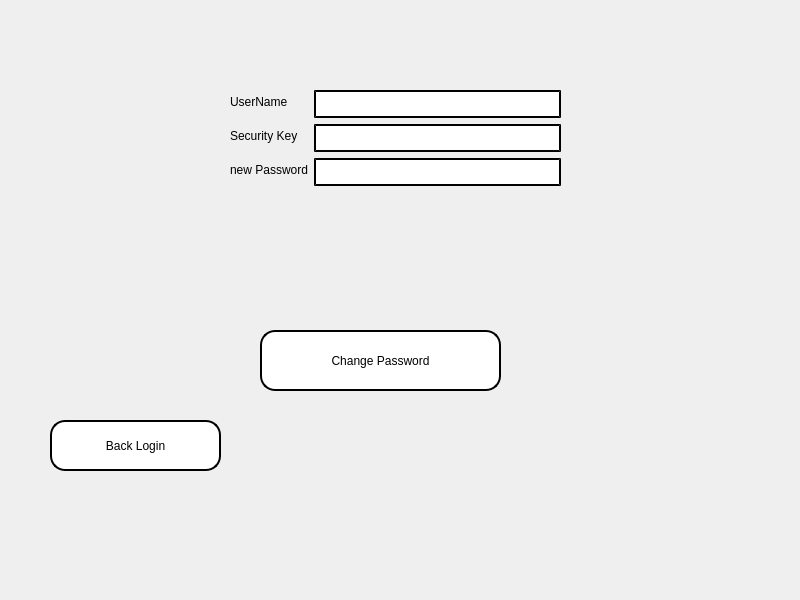
<?xml version="1.0" encoding="UTF-8"?>
<ui version="4.0">
 <class>forgetPassword</class>
 <widget class="QMainWindow" name="forgetPassword">
  <property name="geometry">
   <rect>
    <x>0</x>
    <y>0</y>
    <width>800</width>
    <height>600</height>
   </rect>
  </property>
  <property name="windowTitle">
   <string>MainWindow</string>
  </property>
  <property name="styleSheet">
   <string notr="true">color:rgb(255, 0, 0) ;
font: italic 14pt &quot;Segoe UI&quot;;
</string>
  </property>
  <widget class="QWidget" name="centralwidget">
   <widget class="QWidget" name="formLayoutWidget">
    <property name="geometry">
     <rect>
      <x>230</x>
      <y>90</y>
      <width>331</width>
      <height>211</height>
     </rect>
    </property>
    <layout class="QFormLayout" name="formLayout">
     <item row="0" column="1">
      <widget class="QLineEdit" name="userLine">
       <property name="styleSheet">
        <string notr="true">
background-color:rgb(255, 255, 255);
color:rgb(0, 0, 0);
font: 16pt &quot;Segoe UI&quot;;    border-style: outset;
    border-width: 2px;
    border-radius: 15px; 
    border-color: black;
    padding: 4px;</string>
       </property>
      </widget>
     </item>
     <item row="4" column="0">
      <widget class="QLabel" name="label_2">
       <property name="text">
        <string/>
       </property>
      </widget>
     </item>
     <item row="0" column="0">
      <widget class="QLabel" name="label">
       <property name="styleSheet">
        <string notr="true">color:rgb(0, 0, 0);
font: 16pt &quot;Segoe UI&quot;;</string>
       </property>
       <property name="text">
        <string>UserName</string>
       </property>
      </widget>
     </item>
     <item row="1" column="0">
      <widget class="QLabel" name="label_3">
       <property name="styleSheet">
        <string notr="true">color:rgb(0, 0, 0);
font: 16pt &quot;Segoe UI&quot;;</string>
       </property>
       <property name="text">
        <string>Security Key</string>
       </property>
      </widget>
     </item>
     <item row="1" column="1">
      <widget class="QLineEdit" name="SkeyLine">
       <property name="styleSheet">
        <string notr="true">
background-color:rgb(255, 255, 255);
color:rgb(0, 0, 0);
font: 16pt &quot;Segoe UI&quot;;    border-style: outset;
    border-width: 2px;
    border-radius: 15px; 
    border-color: black;
    padding: 4px;</string>
       </property>
      </widget>
     </item>
     <item row="3" column="0">
      <widget class="QLabel" name="label_4">
       <property name="styleSheet">
        <string notr="true">color:rgb(0, 0, 0);
font: 16pt &quot;Segoe UI&quot;;</string>
       </property>
       <property name="text">
        <string>new Password</string>
       </property>
      </widget>
     </item>
     <item row="3" column="1">
      <widget class="QLineEdit" name="NPassLine">
       <property name="styleSheet">
        <string notr="true">
background-color:rgb(255, 255, 255);
color:rgb(0, 0, 0);
font: 16pt &quot;Segoe UI&quot;;    border-style: outset;
    border-width: 2px;
    border-radius: 15px; 
    border-color: black;
    padding: 4px;</string>
       </property>
      </widget>
     </item>
    </layout>
   </widget>
   <widget class="QPushButton" name="pushButton">
    <property name="geometry">
     <rect>
      <x>260</x>
      <y>330</y>
      <width>241</width>
      <height>61</height>
     </rect>
    </property>
    <property name="styleSheet">
     <string notr="true">color:rgb(0, 0, 0);
background-color:rgb(255, 255, 255);
font: 16pt &quot;Segoe UI&quot;;    border-style: outset;
    border-width: 2px;
    border-radius: 15px; 
    border-color: black;
    padding: 4px;</string>
    </property>
    <property name="text">
     <string>Change Password</string>
    </property>
   </widget>
   <widget class="QPushButton" name="pushButton_2">
    <property name="geometry">
     <rect>
      <x>50</x>
      <y>420</y>
      <width>171</width>
      <height>51</height>
     </rect>
    </property>
    <property name="styleSheet">
     <string notr="true">    border-style: outset;
    border-width: 2px;
    border-radius: 15px; 
    border-color: black;
    padding: 4px;color:rgb(0, 0, 0);
background-color:rgb(255, 255, 255);
font: 14pt &quot;Segoe UI&quot;;</string>
    </property>
    <property name="text">
     <string>Back Login</string>
    </property>
   </widget>
   <widget class="QLabel" name="label_5">
    <property name="geometry">
     <rect>
      <x>-10</x>
      <y>-10</y>
      <width>821</width>
      <height>641</height>
     </rect>
    </property>
    <property name="styleSheet">
     <string notr="true">background-image: url(:/photos/background.jpg);</string>
    </property>
    <property name="text">
     <string/>
    </property>
    <property name="pixmap">
     <pixmap resource="newRc.qrc">:/photos/background.jpg</pixmap>
    </property>
    <property name="scaledContents">
     <bool>true</bool>
    </property>
   </widget>
   <zorder>label_5</zorder>
   <zorder>formLayoutWidget</zorder>
   <zorder>pushButton</zorder>
   <zorder>pushButton_2</zorder>
  </widget>
 </widget>
 <resources>
  <include location="newRc.qrc"/>
 </resources>
 <connections/>
</ui>
